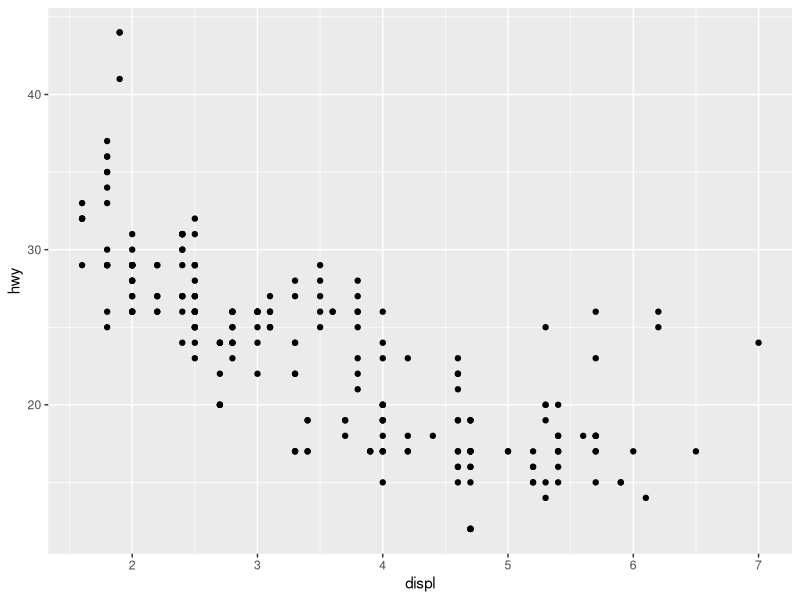
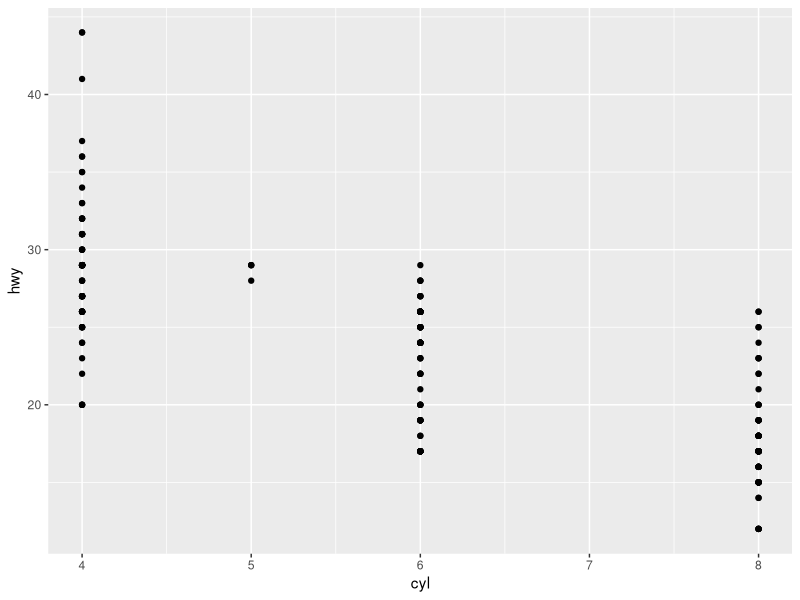
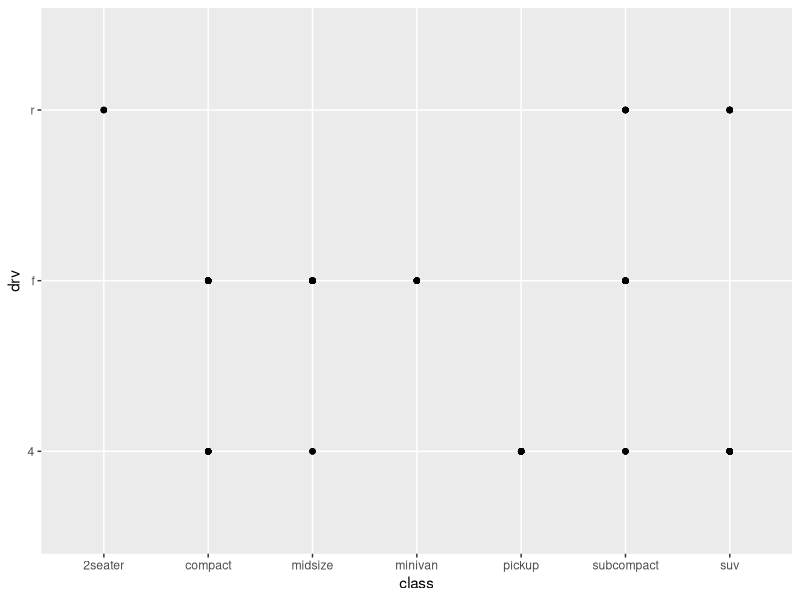
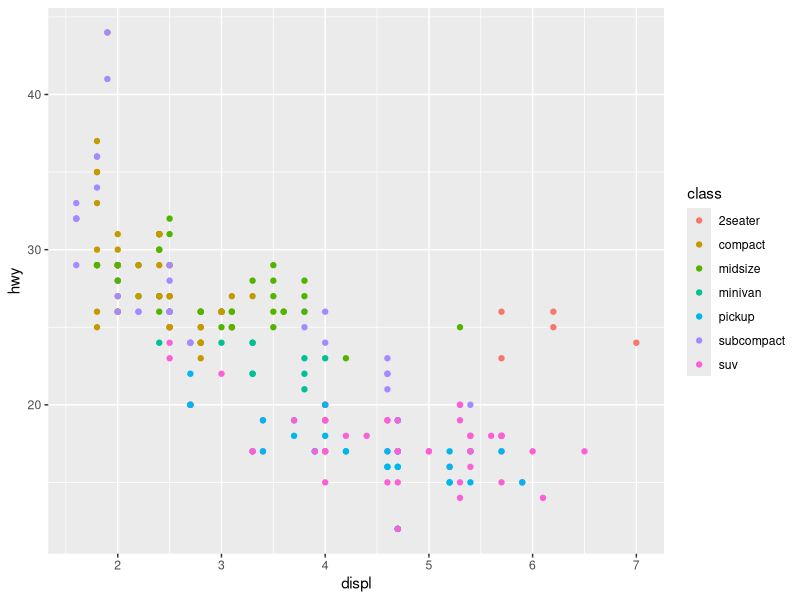
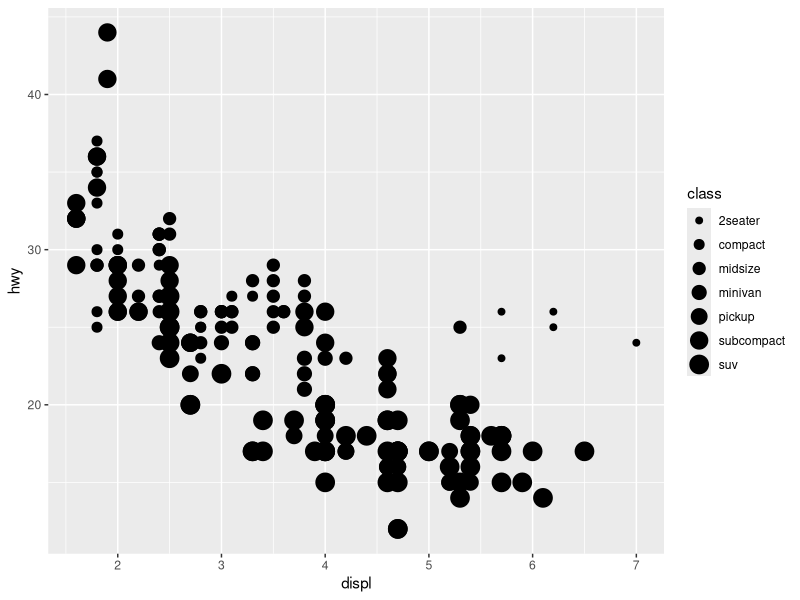
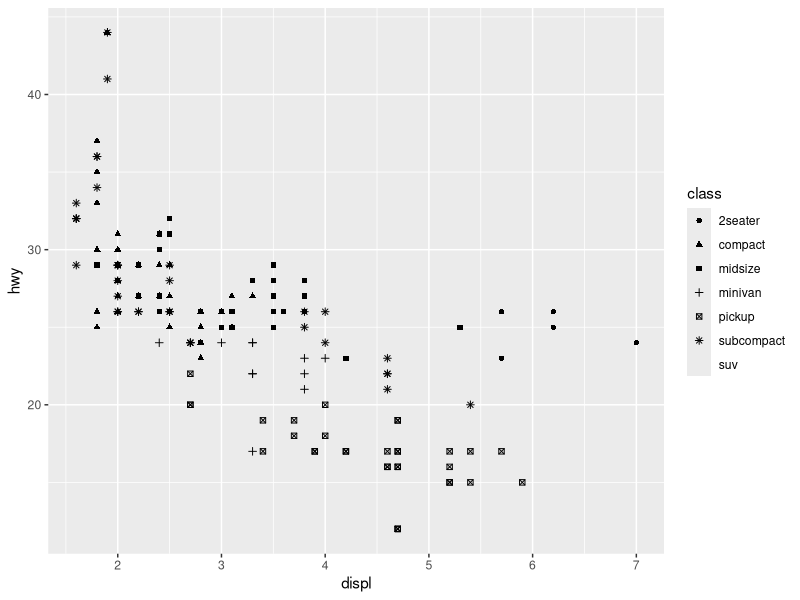
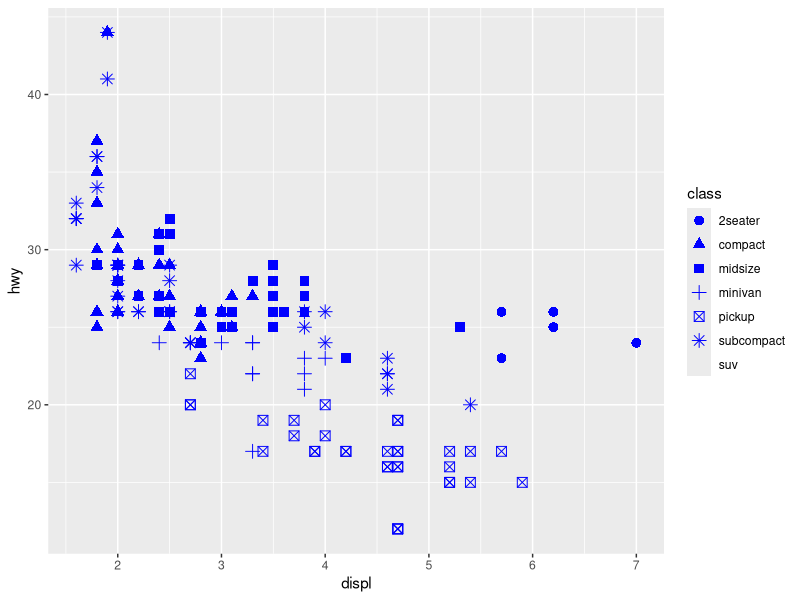
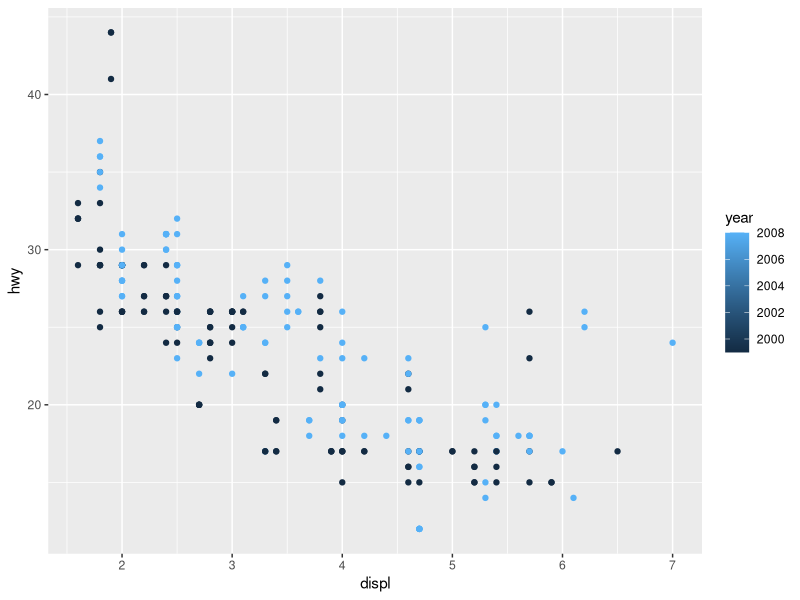

Recreate these plots in R, in order.
## ---- chunk 1
library(ggplot2)
library(tidyverse)
## ---- chunk 2
ggplot(data = mpg) +
  geom_point(mapping = aes(x = displ, y = hwy))
## ---- chunk 3
ggplot(data = mpg) +
  geom_point(mapping = aes(x = cyl, y = hwy))
## ---- chunk 4
ggplot(data = mpg) +
  geom_point(mapping = aes(x = class, y = drv))
## ---- chunk 5
ggplot(data = mpg) +
  geom_point(mapping = aes(x = displ, y = hwy, color = class))
## ---- chunk 6
ggplot(data = mpg) +
  geom_point(mapping = aes(x = displ, y = hwy, size = class))
## ---- chunk 7
ggplot(data = mpg) +
  geom_point(mapping = aes(x = displ, y = hwy, shape = class))
## ---- chunk 8
ggplot(data = mpg) +
  geom_point(mapping = aes(x = displ, y = hwy, shape = class), 
             color = 'blue', size = 3)
## ---- chunk 9
ggplot(data = mpg) +
  geom_point(mapping = aes(x = displ, y = hwy, color = year))
ggplot(data = mpg) +
  geom_point(mapping = aes(x = displ, y = hwy, size = year))
## ---- chunk 10
ggplot(data = mpg) +
  geom_point(mapping = aes(x = displ, y = hwy, 
                           shape = class, color = class, size = class))
## ---- chunk 11
ggplot(data = mpg) +
  geom_point(mapping = aes(x = displ, y = hwy), shape = 21, stroke = 1)
## ---- chunk 12
ggplot(data = mpg) +
  geom_point(mapping = aes(x = displ, y = hwy, color = displ < 5))
## ---- chunk 13
ggplot(data = mpg) +
  geom_point(mapping = aes(x = displ, y = hwy)) +
  facet_wrap(~ class, nrow = 2) # facet_wrap takes only 1 variable
## ---- chunk 14
ggplot(data = mpg) +
  geom_point(mapping = aes(x = displ, y = hwy)) +
  facet_grid(drv ~ cyl) # facet_grid figures out how many rows/cols.
                        # First variable faceted along rows.
                        # Second variable faceted along columns.
## ---- chunk 15
ggplot(data = mpg) +
  geom_point(mapping = aes(x = displ, y = hwy)) +
  facet_grid(. ~ cyl) # To not facet along row or col, put a . there
## ---- chunk 16
ggplot(data = mpg) +
  geom_point(mapping = aes(x = displ, y = hwy)) +
  facet_grid(cyl ~ .) # To not facet along row or col, put a . there
## ---- chunk 17
ggplot(data = mpg) +
  geom_point(mapping = aes(x = displ, y = hwy)) +
  facet_grid(. ~ year) # When faceting on a continuous variable,
                       # only the minimum and maximum values
                       # of the variable are used for faceting.
## ---- chunk 18
ggplot(data = mpg, mapping = aes(x = displ, y = hwy)) +
  geom_point() +
  geom_smooth()  # fit the data with a smooth line.
## ---- chunk 19
ggplot(data = mpg, mapping = aes(x = displ, y = hwy)) +
  geom_smooth(mapping = aes(linetype = drv, color = drv)) +
  geom_point(mapping = aes(color = drv))
## ---- chunk 20
ggplot(data = mpg, mapping = aes(x = displ, y = hwy)) +
  geom_smooth(mapping = aes(linetype = drv, color = drv), show.legend = FALSE) +
  geom_point(mapping = aes(color = drv), show.legend = FALSE)
## ---- chunk 21
ggplot(data = mpg, mapping = aes(x = displ, y = hwy)) +
  geom_point(mapping = aes(color = class)) +
  geom_smooth(data = filter(mpg, class == 'subcompact'), # select only 
                                                         # subcompact cars.
              se = FALSE) # SE shows the 95% confidence interval, and is the 
                          # gray shaded area around the smooth fit line.
## ---- chunk 22
ggplot(data = filter(mpg, drv == 'f'), mapping = aes(x = displ, y = hwy)) + 
  geom_point()
## ---- chunk 23
ggplot(data = mpg, mapping = aes(x = drv, y = hwy)) + 
  geom_boxplot()
## ---- chunk 24
ggplot(data = mpg, mapping = aes(x = hwy, y = displ)) +
  geom_area()
## ---- chunk 25
ggplot(data = mpg, mapping = aes(x = displ, y = hwy, color = drv)) +
  geom_point() +
  geom_smooth(se = FALSE)
## ---- chunk 26
ggplot(data = mpg, mapping = aes(x = displ, y = hwy)) +
  geom_point() + 
  geom_smooth(se = FALSE)
## ---- chunk 27
ggplot(data = mpg, mapping = aes(x = displ, y = hwy)) +
  geom_point() +
  geom_smooth(data = filter(mpg, drv == '4'), se = FALSE) +
  geom_smooth(data = filter(mpg, drv == 'f'), se = FALSE) +
  geom_smooth(data = filter(mpg, drv == 'r'), se = FALSE)
## ---- chunk 28
ggplot(data = mpg, mapping = aes(x = displ, y = hwy, color = drv)) +
  geom_point() +
  geom_smooth(se = FALSE)
## ---- chunk 29
ggplot(data = mpg, mapping = aes(x = displ, y = hwy)) +
  geom_point(mapping = aes(color = drv)) + 
  geom_smooth(se = FALSE)
## ---- chunk 30
ggplot(data = mpg, mapping = aes(x = displ, y = hwy, color = drv)) +
  geom_point() +
  geom_smooth(mapping = aes(linetype = drv), se = FALSE)
## ---- chunk 31
ggplot(data = mpg, mapping = aes(x = displ, y = hwy, color = drv)) +
  geom_point()
